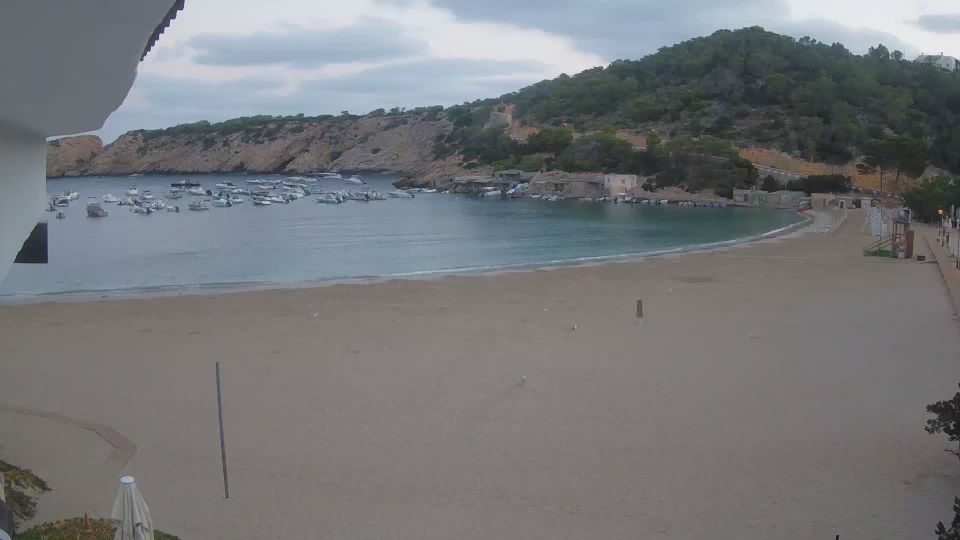
#> input picture images/1660626000.jpg, 1920 x 1080 px, found by its file name (shown at 1/2 size)
$ python cristian.py
#> lines starting #> are read from the running program, lines starting #| are printed output that depends on the picture; after the words box and inside, x2 and y2 are one past the last pixel; in counts of white or black regions, pixels touching at a corner belong together
# %%
from matplotlib import pyplot as plt
import cv2
import numpy as np
from pathlib import Path
from lib.evaluate import evaluate_method
import pandas as pd

REFERENCE_IMAGE = cv2.imread("images/1660626000.jpg")
#> REFERENCE_IMAGE is the input picture: shape (1080, 1920, 3); mean B, G, R 122.1, 119.3, 117.3
REFERENCE_IMAGE = cv2.cvtColor(REFERENCE_IMAGE, cv2.COLOR_BGR2RGB)
GRAY_REFERENCE_IMAGE = cv2.cvtColor(REFERENCE_IMAGE, cv2.COLOR_RGB2HSV)[:, :, 0]
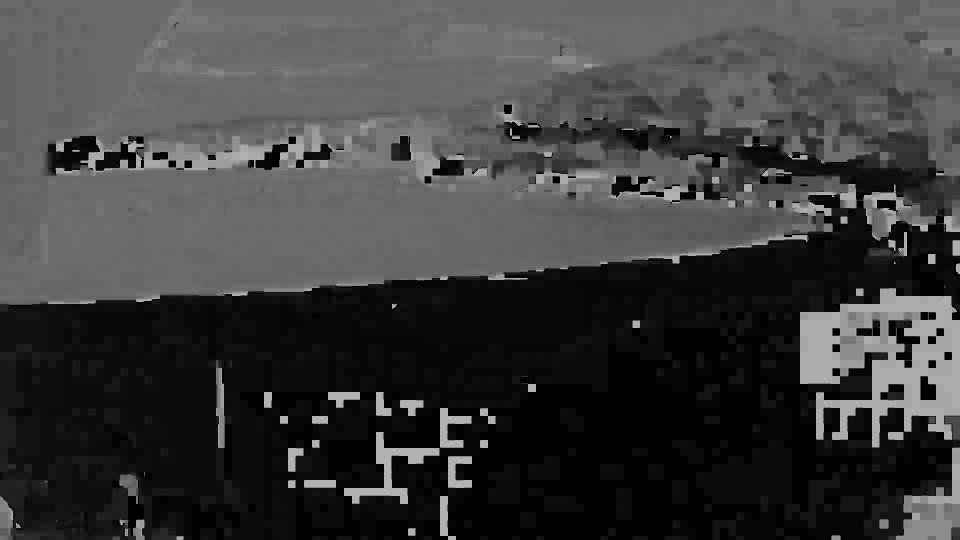
#> GRAY_REFERENCE_IMAGE: shape (1080, 1920) (shown at 1/2 size); min 0, max 178, mean 61.4

# --- Auxiliary functions ---

# [9 lines left out: function __plot_debug, not called in this run]


# --- Method functions ---

def __create_mask(image, debug=False):
    """
    Create a mask for the image.
    """
    # __plot_debug(image, debug)

    # Create a mask with the same size as the image and one channel, filled with ones
    mask = np.ones((image.shape[0], image.shape[1]), dtype=np.uint8)

    # Remove the top part of the image, where the sky and the boats are
    mask[0:450] = 0

    # Remove the wall at the left
    mask[450:580, 0:20] = 0
    mask[450:540, 20:35] = 0
    mask[450:530, 35:100] = 0


    return mask


# %%
MASK = __create_mask(REFERENCE_IMAGE, debug=True)
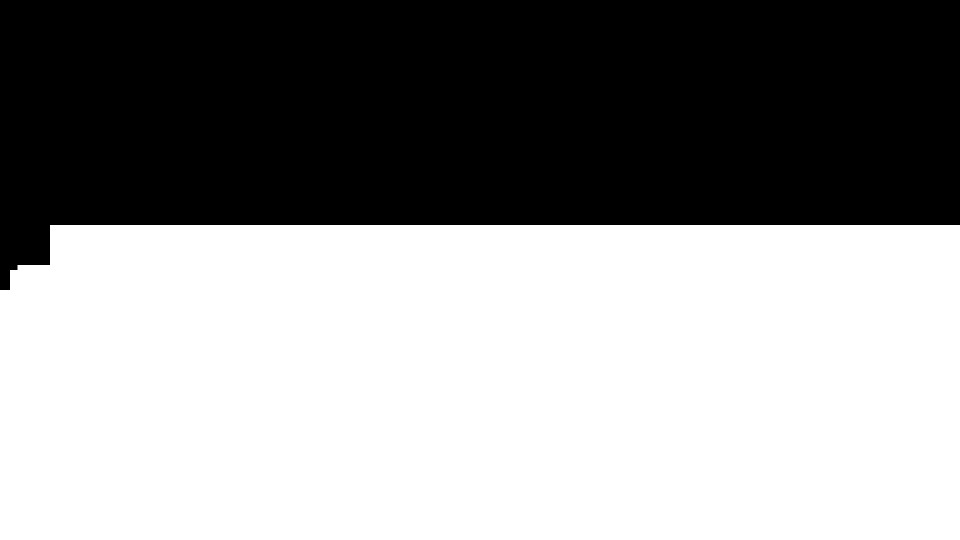
#> MASK: shape (1080, 1920) (shown at 1/2 size); values 0 (black) and 1 (white), 57.9% white; 1 black region, box (x1, y1, x2, y2) and area: (0, 0, 1920, 580) 873150

# --- Main function ---
# [81 lines left out: function locate_people, not called in this run]


# %%

$ run again, with images/1660633200.jpg copied over images/1660626000.jpg
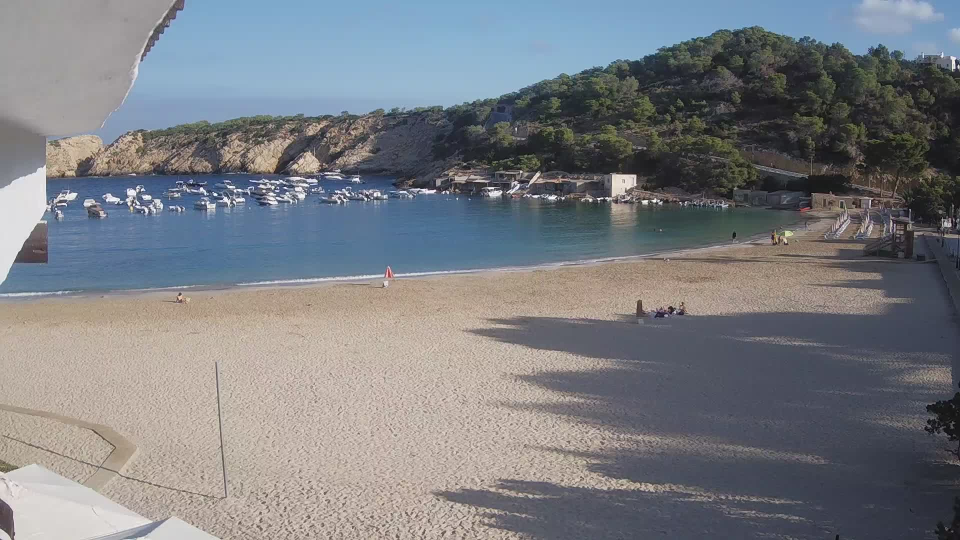
#> input picture images/1660633200.jpg, 1920 x 1080 px, found by its file name (shown at 1/2 size)
#> REFERENCE_IMAGE is the input picture: shape (1080, 1920, 3); mean B, G, R 129.9, 125, 122.3
#> `GRAY_REFERENCE_IMAGE = cv2.cvtColor(REFERENCE_IMAGE, cv2.COLOR_RGB2HSV..`:
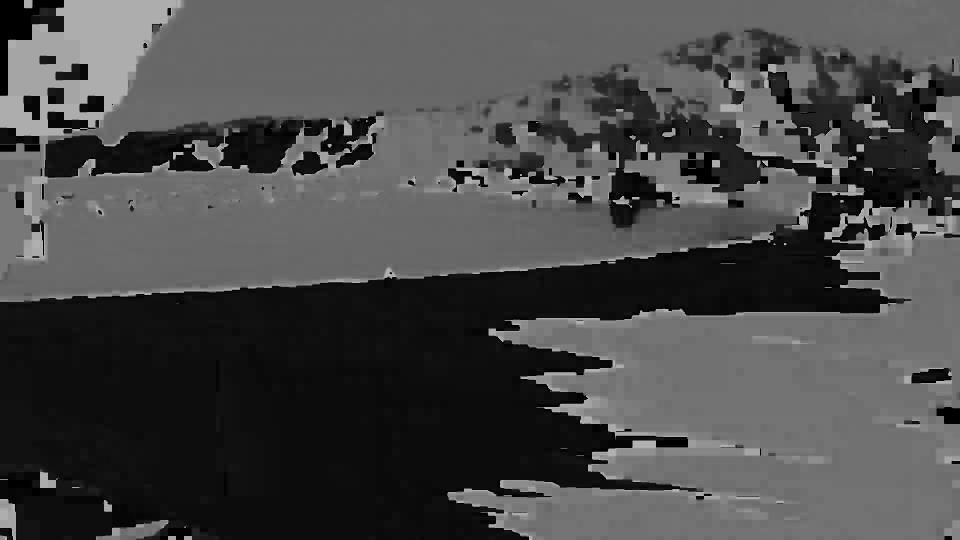
#> GRAY_REFERENCE_IMAGE: shape (1080, 1920) (shown at 1/2 size); min 0, max 179, mean 73.6
#> MASK: shape (1080, 1920); values 0 (black) and 1 (white), 57.9% white; 1 black region, box (x1, y1, x2, y2) and area: (0, 0, 1920, 580) 873150

$ run again, with images/1660636800.jpg copied over images/1660626000.jpg
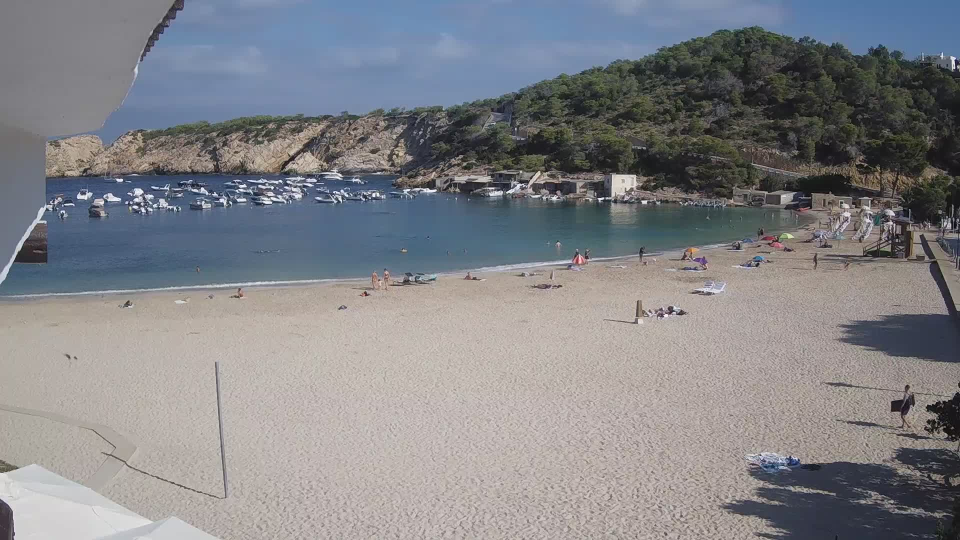
#> input picture images/1660636800.jpg, 1920 x 1080 px, found by its file name (shown at 1/2 size)
#> REFERENCE_IMAGE is the input picture: shape (1080, 1920, 3); mean B, G, R 135, 130.8, 130
#> `GRAY_REFERENCE_IMAGE = cv2.cvtColor(REFERENCE_IMAGE, cv2.COLOR_RGB2HSV..`:
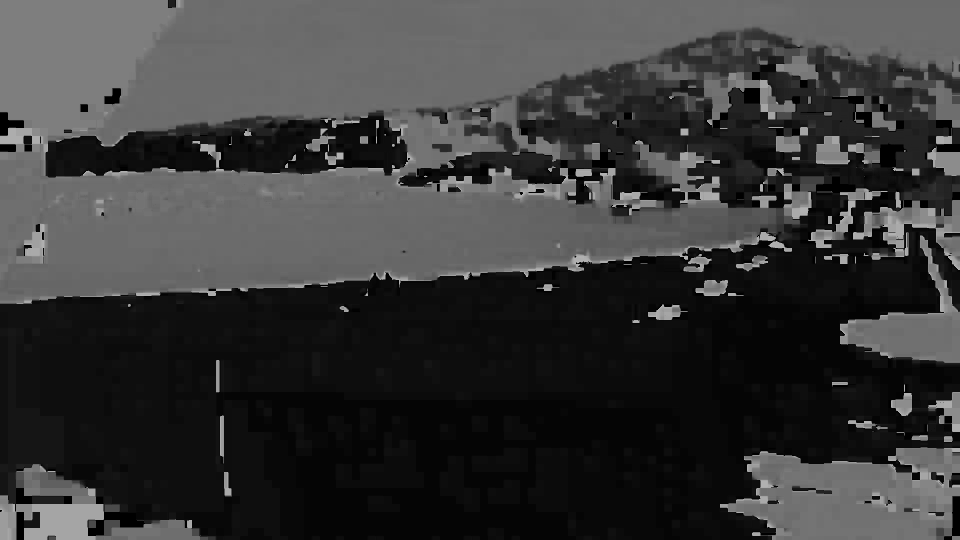
#> GRAY_REFERENCE_IMAGE: shape (1080, 1920) (shown at 1/2 size); min 0, max 179, mean 56.9
#> MASK: shape (1080, 1920); values 0 (black) and 1 (white), 57.9% white; 1 black region, box (x1, y1, x2, y2) and area: (0, 0, 1920, 580) 873150

$ run again, with images/1660640400.jpg copied over images/1660626000.jpg
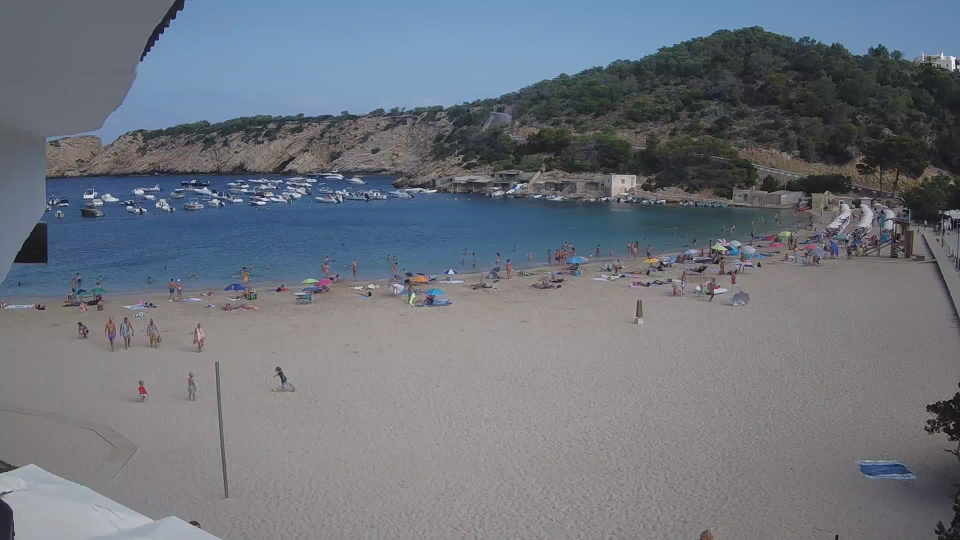
#> input picture images/1660640400.jpg, 1920 x 1080 px, found by its file name (shown at 1/2 size)
#> REFERENCE_IMAGE is the input picture: shape (1080, 1920, 3); mean B, G, R 124.9, 115.6, 110.3
#> `GRAY_REFERENCE_IMAGE = cv2.cvtColor(REFERENCE_IMAGE, cv2.COLOR_RGB2HSV..`:
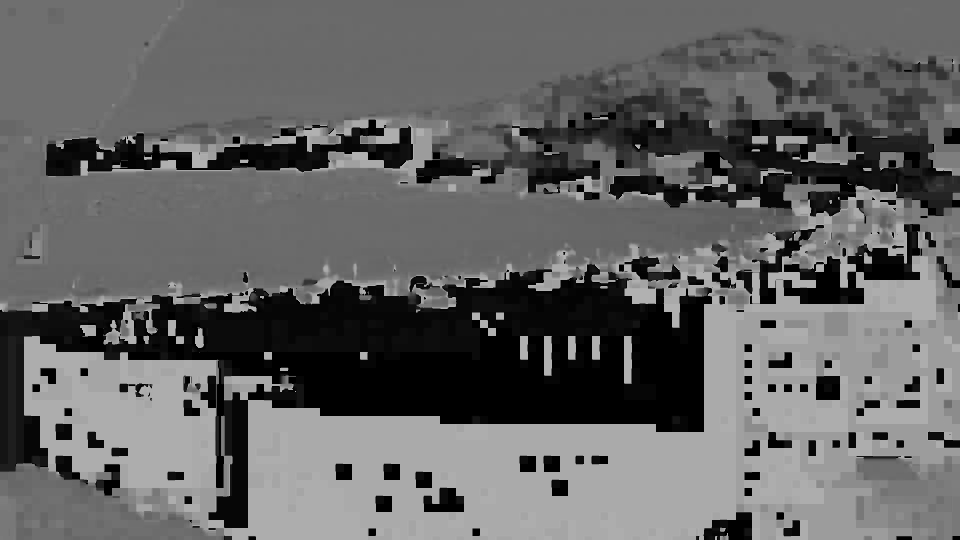
#> GRAY_REFERENCE_IMAGE: shape (1080, 1920) (shown at 1/2 size); min 0, max 179, mean 99.2
#> MASK: shape (1080, 1920); values 0 (black) and 1 (white), 57.9% white; 1 black region, box (x1, y1, x2, y2) and area: (0, 0, 1920, 580) 873150
